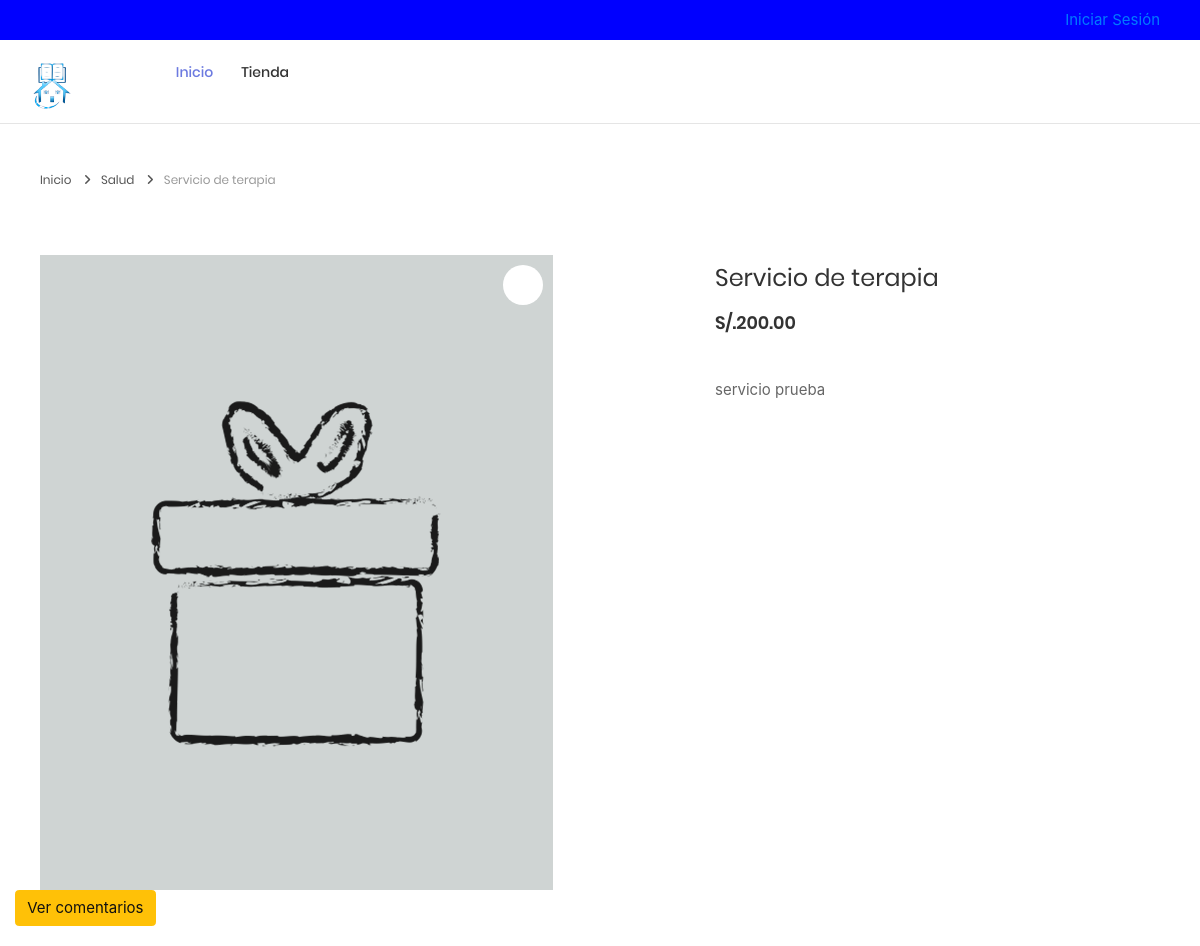
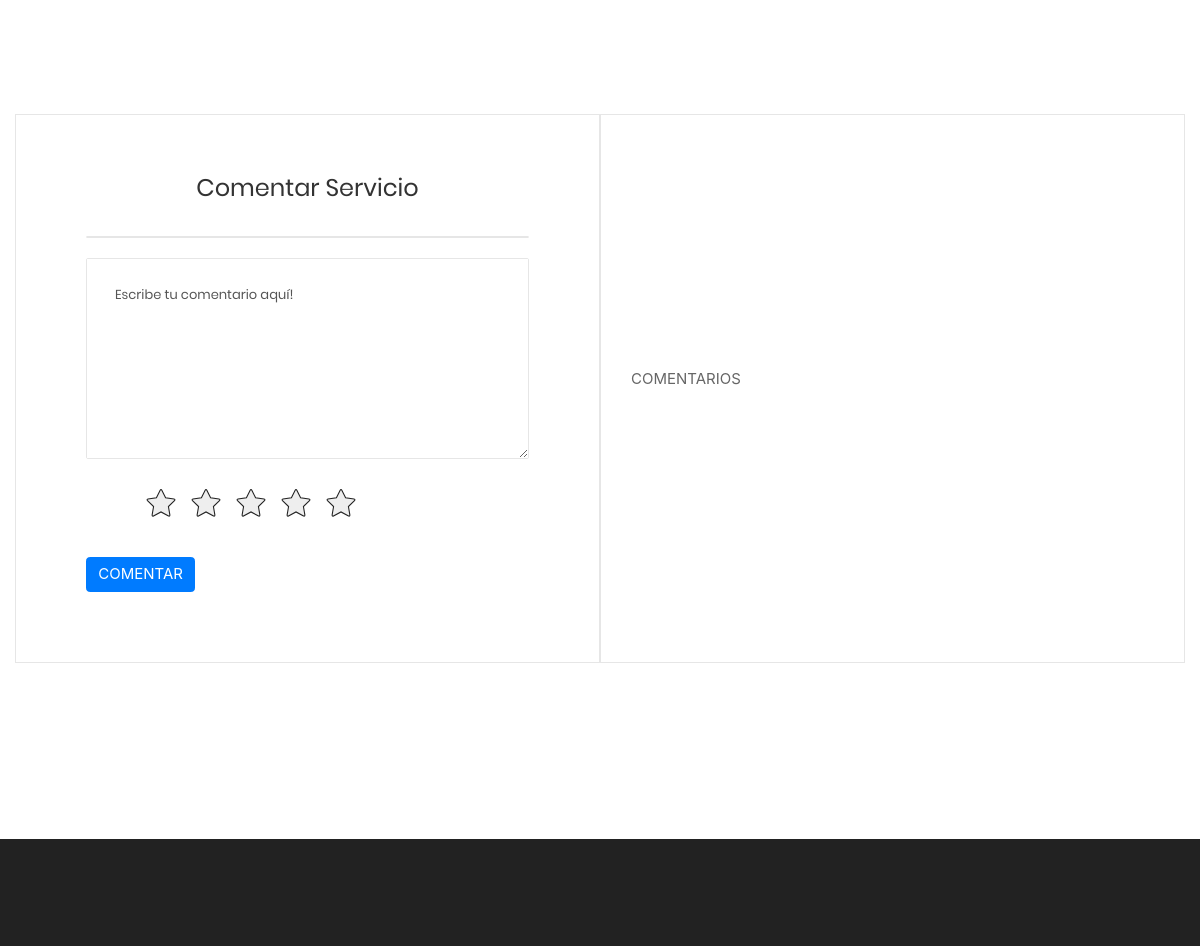
The page /tienda/servicio/18/servicio-de-terapia on the database its author committed (2 pictures, top to bottom).
### tables this page shows
CREATE TABLE `servicio` (
  `idservicio` bigint NOT NULL AUTO_INCREMENT,
  `categoriaid` bigint NOT NULL,
  `codigo` varchar(30) NOT NULL,
  `nombre` varchar(255) NOT NULL,
  `descripcion` text NOT NULL,
  `precio` decimal(11,2) NOT NULL,
  `stock` int NOT NULL,
  `imagen` varchar(100) DEFAULT NULL,
  `datecreated` datetime NOT NULL DEFAULT CURRENT_TIMESTAMP,
  `ruta` varchar(255) NOT NULL,
  `status` int DEFAULT '2',
  `idpersona` bigint DEFAULT NULL,
  `valoracion` int DEFAULT '0',
  PRIMARY KEY (`idservicio`),
  KEY `categoriaid` (`categoriaid`),
  CONSTRAINT `servicio_ibfk_1` FOREIGN KEY (`categoriaid`) REFERENCES `categoria` (`idcategoria`) ON DELETE CASCADE ON UPDATE CASCADE
);

CREATE TABLE `categoria` (
  `idcategoria` bigint NOT NULL AUTO_INCREMENT,
  `nombre` varchar(255) NOT NULL,
  `descripcion` text NOT NULL,
  `portada` varchar(100) NOT NULL,
  `datecreated` datetime NOT NULL DEFAULT CURRENT_TIMESTAMP,
  `ruta` varchar(255) NOT NULL,
  `status` int NOT NULL DEFAULT '1',
  PRIMARY KEY (`idcategoria`)
);

### Libraries/Core/Views.php (called while the page is built)
<?php
	class Views
	{
		function getView($controller,$view,$data="")
		{
			$controller = get_class($controller);
			if($controller == "Home"){
				$view = "Views/".$view.".php";
			}else{
				$view = "Views/".$controller."/".$view.".php";
			}
			require_once ($view);
		}
	}
 ?>

### index.php (called while the page is built, shortened)
<?php
	require_once("Helpers/Helpers.php");
	require_once("Libraries/Core/Load.php");
 ?>

### Helpers/Helpers.php (called while the page is built, shortened)
<?php
	function base_url()
	{
		return BASE_URL;
	}
    function formatMoney($cantidad){
        $cantidad = number_format($cantidad,2,SPD,SPM);
        return $cantidad;
    }
    function getInfoPage(int $idpagina){
        require_once("Libraries/Core/Mysql.php");
        $con = new Mysql();
        $sql = "SELECT * FROM post WHERE idpost = $idpagina";
        $request = $con->select($sql);
        return $request;
    }
 ?>

### Libraries/Core/Mysql.php (called while the page is built, shortened)
<?php
	class Mysql extends Conexion
	{
		private $conexion;
		function __construct()
		{
			$this->conexion = new Conexion();
			$this->conexion = $this->conexion->conect();
		}
		public function select(string $query)
		{
			$this->strquery = $query;
        	$result = $this->conexion->prepare($this->strquery);
			$result->execute();
        	$data = $result->fetch(PDO::FETCH_ASSOC);
        	return $data;
		}
	}
 ?>

### Libraries/Core/Conexion.php (called while the page is built)
<?php
class Conexion{
	private $conect;
	public function __construct(){
		$connectionString = "mysql:host=".DB_HOST.";dbname=".DB_NAME.";charset=".DB_CHARSET;
		try{
			$this->conect = new PDO($connectionString, DB_USER, DB_PASSWORD);
			$this->conect->setAttribute(PDO::ATTR_ERRMODE, PDO::ERRMODE_EXCEPTION);
		}catch(PDOException $e){
			$this->conect = 'Error de conexión';
		    echo "ERROR: " . $e->getMessage();
		}
	}
	public function conect(){
		return $this->conect;
	}
}
?>

### Models/TServicio.php (called while the page is built, shortened)
<?php
require_once("Libraries/Core/Mysql.php");
trait TServicio{
	public function getServicioT(int $idservicio, string $ruta){
		$this->con = new Mysql();
		$this->intIdServicio = $idservicio;
		$this->strRuta = $ruta;
		$sql = "SELECT p.idservicio,
						p.codigo,
						p.nombre,
						p.descripcion,
						p.categoriaid,
						c.nombre as categoria,
						c.ruta as ruta_categoria,
						p.precio,
						p.ruta,
						p.stock
				FROM servicio p
				INNER JOIN categoria c
				ON p.categoriaid = c.idcategoria
				WHERE p.status != 0 AND p.idservicio = '{$this->intIdServicio}' AND p.ruta = '{$this->strRuta}' ";
				$request = $this->con->select($sql);
				if(!empty($request)){
					$intIdServicio = $request['idservicio'];
					$sqlImg = "SELECT img
							FROM imagen
							WHERE servicioid = $intIdServicio";
					$arrImg = $this->con->select_all($sqlImg);
					if(count($arrImg) > 0){
						for ($i=0; $i < count($arrImg); $i++) {
							$arrImg[$i]['url_image'] = media().'/images/uploads/'.$arrImg[$i]['img'];
						}
					}else{
						$arrImg[0]['url_image'] = media().'/images/uploads/product.png';
					}
					$request['images'] = $arrImg;
				}
		return $request;
	}
}
 ?>

### Views/Tienda/servicio.php (the view, shortened to what this page needs)
<?php
$arrServicio = $data['servicio'];
$arrImages = $arrServicio['images'];
$rutacategoria = $arrServicio['categoriaid'].'/'.$arrServicio['ruta_categoria'];
 ?>
<br><br><br>
<hr>
	<div class="container">
		<div class="bread-crumb flex-w p-l-25 p-r-15 p-t-30 p-lr-0-lg">
			<a href="<?= base_url(); ?>" class="stext-109 cl8 hov-cl1 trans-04">
				Inicio
				<i class="fa fa-angle-right m-l-9 m-r-10" aria-hidden="true"></i>
			</a>
			<a href="<?= base_url().'/tienda/categoria/'.$rutacategoria; ?>" class="stext-109 cl8 hov-cl1 trans-04">
				<?= $arrServicio['categoria'] ?>
				<i class="fa fa-angle-right m-l-9 m-r-10" aria-hidden="true"></i>
			</a>
			<span class="stext-109 cl4">
				<?= $arrServicio['nombre'] ?>
			</span>
		</div>
	</div>
	<section class="sec-product-detail bg0 p-t-65 p-b-60">
		<div class="container">
			<div class="row">
				<div class="col-md-6 col-lg-7 p-b-30">
					<div class="p-l-25 p-r-30 p-lr-0-lg">
						<div class="wrap-slick3 flex-sb flex-w">
							<div class="slick3 gallery-lb">
							<?php
								if(!empty($arrImages)){
									for ($img=0; $img < count($arrImages) ; $img++) {
							 ?>
								<div class="item-slick3" data-thumb="<?= $arrImages[$img]['url_image']; ?>">
									<div class="wrap-pic-w pos-relative">
										<img src="<?= $arrImages[$img]['url_image']; ?>" alt="<?= $arrServicio['nombre']; ?>">
										<a class="flex-c-m size-108 how-pos1 bor0 fs-16 cl10 bg0 hov-btn3 trans-04" href="<?= $arrImages[$img]['url_image']; ?>">
										</a>
									</div>
								</div>
							<?php
									}
								}
							?>
							</div>
						</div>
					</div>
					<a href="<?= base_url() ?>/contacto" class="btn btn-warning">
					Ver comentarios
				</a>
				</div>
				<div class="col-md-6 col-lg-5 p-b-30">
					<div class="p-r-50 p-t-5 p-lr-0-lg">
						<h4 class="mtext-105 cl2 js-name-detail p-b-14">
							<?= $arrServicio['nombre']; ?>
						</h4>
						<span class="mtext-106 cl2">
							<?= SMONEY.formatMoney($arrServicio['precio']); ?>
						</span>
						<p class="stext-102 cl3 p-t-23"></p>
						<?= $arrServicio['descripcion']; ?>
						<div class="p-t-33">
							<div class="flex-w flex-r-m p-b-10">
							</div>
						</div>
					</div>
				</div>
			</div>
		</div>
		<section class="bg0 p-t-104 p-b-116">
			<div class="container">
				<div class="flex-w flex-tr">
					<div class="size-210 bor10 p-lr-70 p-t-55 p-b-70 p-lr-15-lg w-full-md">
						<form id="frmContacto">
							<h4 class="mtext-105 cl2 txt-center p-b-30">
								Comentar Servicio
							</h4>
							<div class="bor8 m-b-20 how-pos4-parent">
							</div>
							<div class="bor8 m-b-30">
								<textarea class="stext-111 cl2 plh3 size-120 p-lr-28 p-tb-25" id="mensaje" name="mensaje" placeholder="Escribe tu comentario aquí!"></textarea>
							</div>
							<div class="page__group">
								<div class="rating">
									<label for="rc1" class="rating__item">
									<svg class="rating__star">
										<use xlink:href="#star"></use>
									</svg>
									</label>
									<label for="rc2" class="rating__item">
									<svg class="rating__star">
										<use xlink:href="#star"></use>
									</svg>
									</label>
									<label for="rc3" class="rating__item">
									<svg class="rating__star">
										<use xlink:href="#star"></use>
									</svg>
									</label>
									<label for="rc4" class="rating__item">
									<svg class="rating__star">
										<use xlink:href="#star"></use>
									</svg>
									</label>
									<label for="rc5" class="rating__item">
									<svg class="rating__star">
										<use xlink:href="#star"></use>
									</svg>
									</label>
								</div>
							</div>
							<button class="btn btn-primary pointer">
								COMENTAR
							</button>
						</form>
					</div>
					<div id="coments" class="size-210 bor10 flex-w flex-col-m p-lr-30 p-tb-30 p-lr-15-lg w-full-md">
						<div class="">
							<div class="">
								<p>COMENTARIOS</p>
							</div>
						</div>
					</div>
				</div>
			</div>
		</section>
	</section>

### Assets/tienda/css/main.css (style rules this page uses)
.container { max-width: 1380px; }
@media (max-width: 1600px) { .container { max-width: 1200px; } }
.slick-slide { outline: none !important; }
.container p { margin-bottom: 20px; }
.wrap-slick3 { position: relative; }
.slick3 { width: 83.333333%; }
.cl2 { color: #333; }
.cl3 { color: #666; }
.cl4 { color: #999; }
.cl8 { color: #555; }
.cl10 { color: #1d1d1d; }
.stext-102 { font-family: Poppins-Regular; font-size: 14px; line-height: 1.7; }
.stext-109 { font-family: Poppins-Regular; font-size: 12px; line-height: 1.833333; }
.stext-111 { font-family: Poppins-Regular; font-size: 13px; line-height: 1.6923; }
.mtext-105 { font-family: Poppins-Regular; font-size: 24px; line-height: 1.5; }
.mtext-106 { font-family: Poppins-SemiBold; font-size: 18px; line-height: 1.388888; }
.size-108 { width: 40px; height: 40px; }
.size-120 { width: 100%; min-height: 199px; }
.size-210 { width: 50%; }
.bg0 { background-color: #fff; }
.bor0 { border-radius: 50%; }
.bor8 { border: 1px solid #e6e6e6; border-radius: 2px; }
.bor10 { border: 1px solid #e6e6e6; }
.how-pos1 { position: absolute; top: 10px; right: 10px; }
.how-pos4-parent { position: relative; }

### Assets/css/start.css (style rules this page uses)
.rating { --uiRatingColor: var(--ratingColor, #eee); --uiRatingColorActive: var(--ratingColorActive, #ffcc00); display: var(--ratingDisplay, flex); font-size: var(--ratingSize, 1rem); color: var(--uiRatingColor); }
.rating__item { cursor: pointer; position: relative; }
.rating__item { padding-left: 0.25em; padding-right: 0.25em; }
.rating__star { display: block; width: 1em; height: 1em; fill: currentColor; stroke: var(--ratingStroke, #222); stroke-width: var(--ratingStrokeWidth, 1px); }
.rating { --ratingSize: 2rem; --ratingColor: #eee; --ratingColorActive: #ffcc00; }
body { font-family: -apple-system, BlinkMacSystemFont, Segoe UI, Roboto, Open Sans, Ubuntu, Fira Sans, Helvetica Neue, sans-serif; font-size: 1rem; margin: 0; }
.page__group { margin-top: 2rem; margin-bottom: 2rem; text-align: center; }
@media (min-width: 641px) { .page__group { margin-left: 3.5rem; margin-right: 3.5rem; } }

### rows shown on the page
servicio: categoriaid.nombre "Salud", nombre "Servicio de terapia", precio "200.00", descripcion "servicio prueba"

### other values the page prints
SMONEY "S/."
